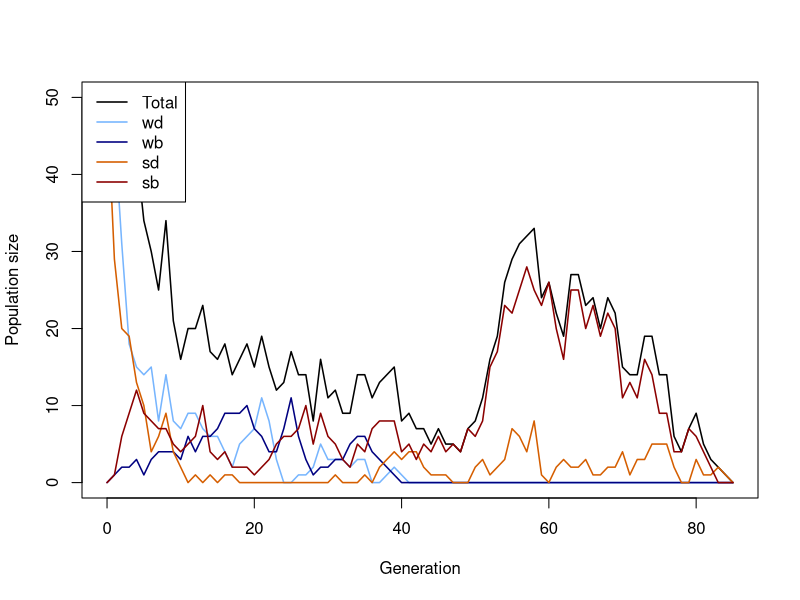
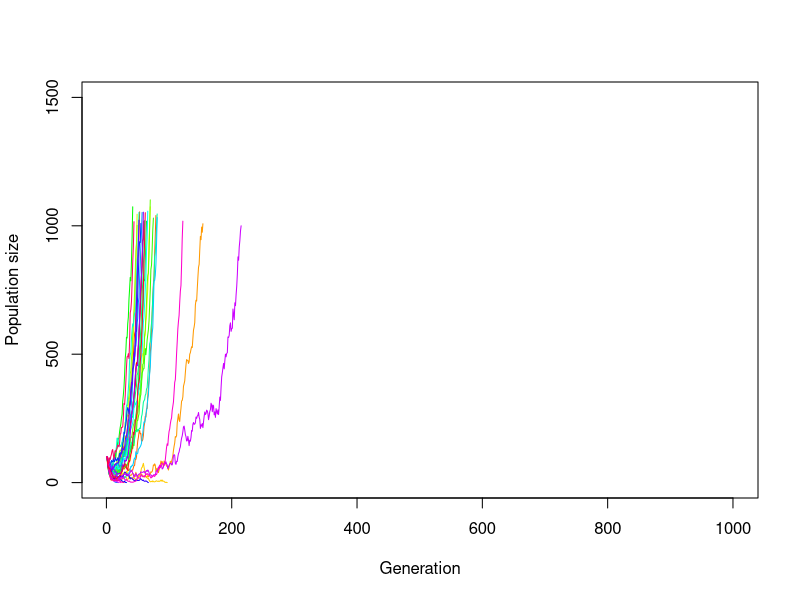
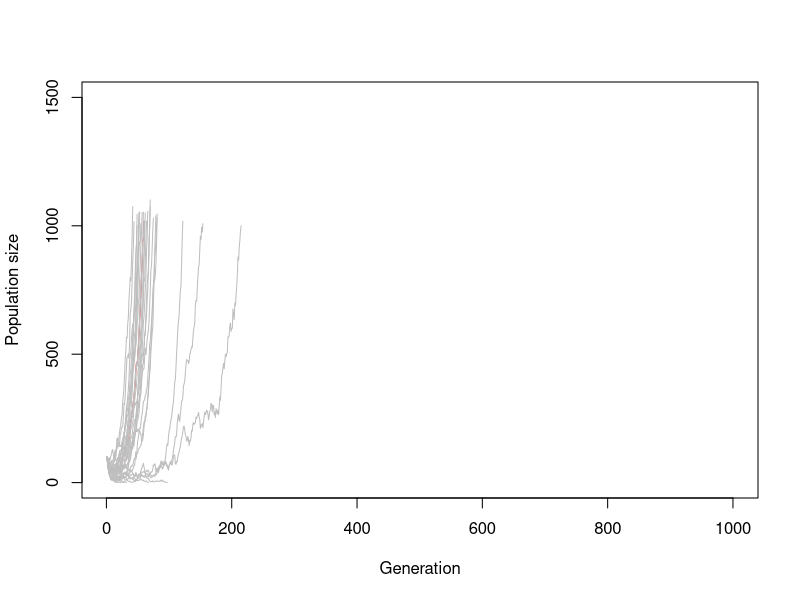
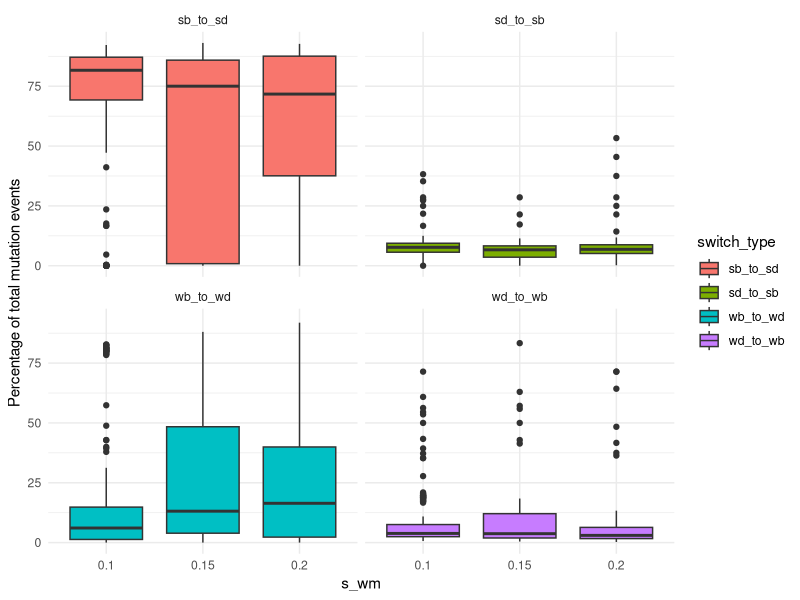
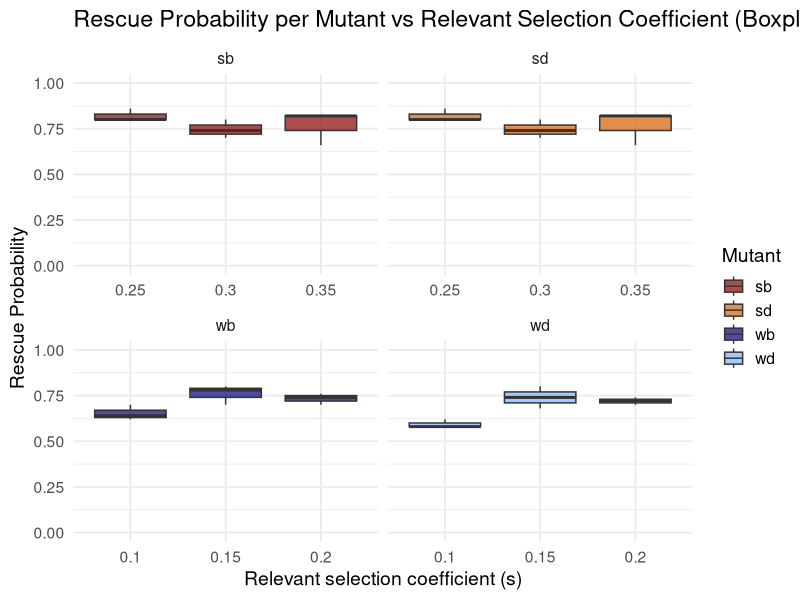
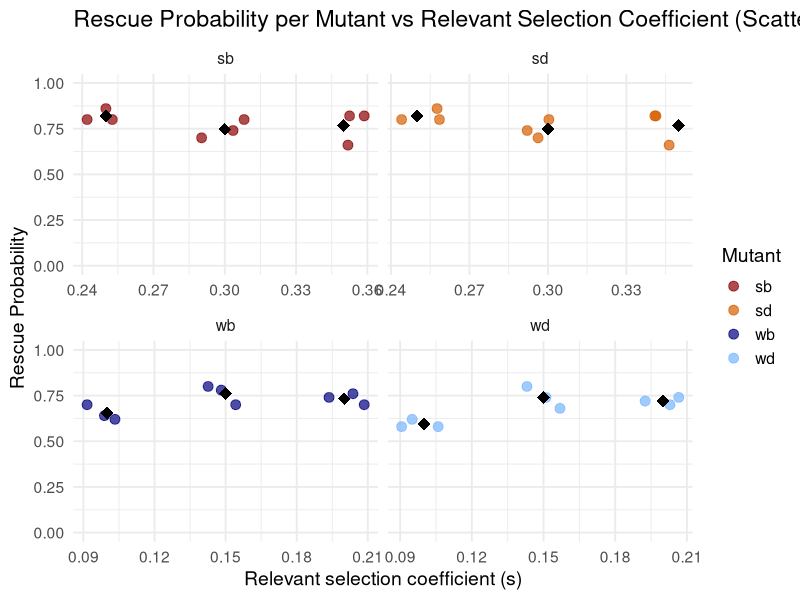
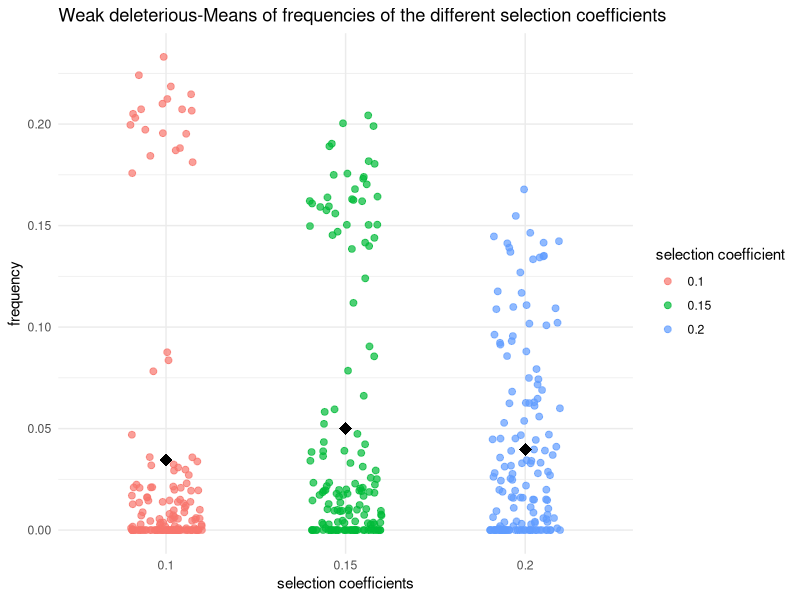
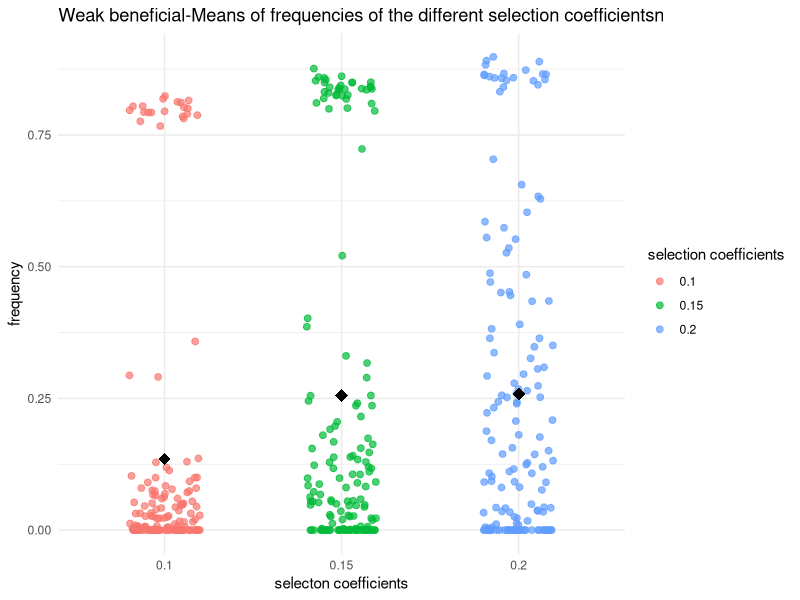

Generate these figures, in order, with R:
## ---- chunk 1
# Function for simulating one Generation in the Population
# adding the population sizes, decay rates, seleection coefficients and mutation rates
simulate_one_gen <- function(N_wd, N_wb, N_sd, N_sb, decay_rate_wm, decay_rate_sm, s_wm, s_sm, m_rate_wm, m_rate_sm) {
  
  # draw Offspring according to Poisson Distribution
  # altered so all four different mutations are considered 
  # for deleterious mutations the s is calculated minus (negative effect) and for the beneficial muation the s is added (positive effect)
  
  offsp_wd <- rpois(1, N_wd * (1-decay_rate_wm-s_wm))
  offsp_wb <- rpois(1, N_wb * (1-decay_rate_wm+s_wm))
  offsp_sd <- rpois(1, N_sd * (1-decay_rate_sm-s_sm))
  offsp_sb <- rpois(1, N_sb * (1-decay_rate_sm+s_sm))
  
  # draw changing Mutants according to Poisson Distribution
  # alterations considering the for different mutations 
  
  mut_wd_to_wb <- rpois(1, offsp_wd * m_rate_wm)
  mut_sd_to_sb <- rpois(1, offsp_sd * m_rate_sm)
  mut_wb_to_wd <- rpois(1, offsp_wb * m_rate_wm)
  mut_sb_to_sd <- rpois(1, offsp_sb * m_rate_sm)
  
  # determine new Population Sizes of all four Mutants (2 versions of weak Mutations   and 2   versions of strong Mutations)
  # to account for back mutations as well (beneficial to deleterious), mutations rates for these cases are added (mut_b_to_d)
  
  N_wd_new <- max(offsp_wd - mut_wd_to_wb+ mut_wb_to_wd,0)
  N_wb_new <- max(offsp_wb - mut_wb_to_wd+ mut_wd_to_wb,0)
  N_sd_new <- max(offsp_sd - mut_sd_to_sb+ mut_sb_to_sd,0)
  N_sb_new <- max(offsp_sb - mut_sb_to_sd+ mut_sd_to_sb,0)
  
  # with the return function, the new values for population sizes are stored
  
   # Return new population sizes and mutation changes
  return(list(
    N_wd_new = N_wd_new,
    N_wb_new = N_wb_new,
    N_sd_new = N_sd_new,
    N_sb_new = N_sb_new,
    mut_wb_to_wd = mut_wb_to_wd,
    mut_wd_to_wb = mut_wd_to_wb,
    mut_sb_to_sd = mut_sb_to_sd,
    mut_sd_to_sb = mut_sd_to_sb
  ))
}
  # with print we visualize the numbers we get for the population sizes and mutation changes, we simulate the population by setting our parameters to certain values 


print(simulate_one_gen(N_wd=50, N_wb=0, N_sd=50, N_sb=0, decay_rate_wm=0.025, decay_rate_sm=0.05, s_wm=0.1, s_sm=0.2, m_rate_wm=0.05, m_rate_sm=0.07))
## ---- chunk 2
# Simulation runs until the 100th Generation

max_gen=1000

#With this function we simulate over generations, we put initial population sizes of the four mutations, with the parameter max_gen we determine that our simulation maximally runs until the 100th geneeration

simulate_pop <- function(init_wd, init_wb,  init_sd, init_sb, decay_rate_wm, decay_rate_sm, s_wm, s_sm, m_rate_wm, m_rate_sm, max_gen) {
  
  # Create the Vector in which to save the Results
  pop_vector <- c(init_wd,init_wb, init_sd, init_sb)
  
  # initiate the variables
  pop_new <- c(init_wd, init_wb, init_sd, init_sb)
  
  # defining counters for mutation changes
  count_wb_to_wd <- 0
  count_wd_to_wb <- 0
  count_sb_to_sd <- 0
  count_sd_to_sb <- 0
  total_mut_events <- 0
  
  # run the Simulation until Generation max_gen
  for (i in 1:(max_gen + 1)) {
    
    # redefine the current Population one Generation later
    results <- simulate_one_gen(pop_new[1],pop_new[2],pop_new[3],pop_new[4], decay_rate_wm, decay_rate_sm, s_wm, s_sm, m_rate_wm, m_rate_sm)
    
    # add the new Population Sizes to the Output Vector
    pop_new <- c(results$N_wd_new, results$N_wb_new, results$N_sd_new, results$N_sb_new)
    pop_vector <- rbind(pop_vector,pop_new)
    
     # count for tracking Mutations
    count_wb_to_wd <- count_wb_to_wd + results$mut_wb_to_wd
    count_wd_to_wb <- count_wd_to_wb + results$mut_wd_to_wb
    count_sb_to_sd <- count_sb_to_sd + results$mut_sb_to_sd
    count_sd_to_sb <- count_sd_to_sb + results$mut_sd_to_sb
    total_mut_events <- total_mut_events + results$mut_wb_to_wd + results$mut_wd_to_wb +
      results$mut_sb_to_sd + results$mut_sd_to_sb
      
    # Condition to stop the Simulation before max_gen: either the Population exceeds 10 Times the Original Population Size, or it goes extinct
    
    if ((sum(pop_new) >= 10 * sum(c(init_wd, init_wb, init_sd, init_sb))) || sum(pop_new) == 0)
      break

}
    # calculating Mutation Frequencies percent
    if (total_mut_events > 0) {
    freq_wb_to_wd <- 100 * count_wb_to_wd / total_mut_events
    freq_wd_to_wb <- 100 * count_wd_to_wb / total_mut_events
    freq_sb_to_sd <- 100 * count_sb_to_sd / total_mut_events
    freq_sd_to_sb <- 100 * count_sd_to_sb / total_mut_events
  } else {
    freq_wb_to_wd <- freq_wd_to_wb <- freq_sb_to_sd <- freq_sd_to_sb <- 0
  }  
  # Define the Row and Column Names of the Output Vector
  rownames(pop_vector) <- (0:max_gen)[1:length(pop_vector[,1])] 
  
  # the colom-names in our vectors are according to our mutations (wd, wb, sd, sb)
  
  colnames(pop_vector) <- c("wd","wb", "sd", "sb")
  
    
  
  # Return mutation results
  return(list(
    population = pop_vector,
    switch_stats = data.frame(
      wb_to_wd = freq_wb_to_wd,
      wd_to_wb = freq_wd_to_wb,
      sb_to_sd = freq_sb_to_sd,
      sd_to_sb = freq_sd_to_sb
    )
  ))
}
  



# Test the Function and plot the Result

max_gen <- 100

# Simulation Data with certain values determined

output <- simulate_pop(init_wd=50, init_wb=0,  init_sd=50, init_sb=0, decay_rate_wm=0.06, decay_rate_sm=0.12, s_wm=0.1, s_sm=0.2, m_rate_wm=0.05, m_rate_sm=0.07,max_gen)

# show the last few Lines of the Data Table

print(tail(output))

# extracting Population-Matrix 
pop_matrix <- output$population

# assign frequencies of mutation changes
switch_stats <- output$switch_stats


# determine x Axis Range 
x_range <- 0:(nrow(pop_matrix)-1)

# plot the Output
# this plots the total Population Size-black line visible in the plot
plot(x_range, pop_matrix[,1] + pop_matrix[,2] + pop_matrix[,3] + pop_matrix[,4],
     type='l', ylim=c(0,max(pop_matrix)), xlab="Generation", ylab="Population size",
     col="black", lwd=1.5)

# adding each mutant
lines(x_range, pop_matrix[,1], col="#77b5fe", lwd=1.5) # wd
lines(x_range, pop_matrix[,2], col="navyblue", lwd=1.5) # wb
lines(x_range, pop_matrix[,3], col="#D55E00", lwd=1.5) # sd
lines(x_range, pop_matrix[,4], col="darkred", lwd=1.5) # sb

# Legend
legend("topleft",
       legend=c("Total","wd","wb","sd","sb"),
       col=c("black","#77b5fe","navyblue","#D55E00","darkred"),
       lty=1, lwd=1.5)

# output of mutation changes in per cent
print(switch_stats)

## ---- chunk 3
# code for plotting the result of different populations in one plot
init_wd <- 50
init_wb <- 0
init_sd <- 50
init_sb <- 0
m_rate_wm <- 0.05 
m_rate_sm <- 0.07
decay_rate_wm <- 0.025
decay_rate_sm <- 0.05
s_wm <- 0.1
s_sm <- 0.2
max_gen <- 1000
replicates <- 30


# defining Data Frame to save one Row (Population Size for multiple Generations until max_gen) after one Loop
temp_output <- data.frame(array(NA, dim = c(0,max_gen)))
# defining Data Frame to save all Results from Loop
final_output <- data.frame(array(NA, dim = c(replicates,max_gen)))
# defining a Set of colors in order to color each Line differently
lines_colors <- rainbow(replicates)

# simulating a population multiple times
for (i in 1:replicates) {
  temp_output <- simulate_pop(
    init_wd, init_wb, init_sd, init_sb,
    decay_rate_wm, decay_rate_sm,
    s_wm, s_sm,
    m_rate_wm, m_rate_sm,
    max_gen = max_gen)
  # extract Pop Matrix
  pop_matrix <- temp_output$population
  
  # calculate Row Sums
  temp_output <- rowSums(pop_matrix[, c("wd", "wb", "sd", "sb")])
  # adding to Result Table
  final_output[i, 1:length(temp_output)]<-temp_output
}

# defining end_gen which is as long as the last Generation where the pop size is an actual Number and not NA yet
end_gen<-tail(which(!is.na(final_output[1,])), 1)
# Plot first Line / first Population
plot(x=1:max_gen,y=final_output[1,1:max_gen],type='l',ylim=c(0,max(1500, na.rm = TRUE)),xlab =  "Generation",ylab = "Population size", col = lines_colors[1])
# Loop for plotting each Row of Data Table / Population as a Line in the Plot
for (i in 1:replicates) {
  
  end_gen<-tail(which(!is.na(final_output[i,])), 1)
  # each line gets assigned to a Color of lines_colors
  lines(x=1:max_gen,y=final_output[i,1:max_gen], col=lines_colors[i])
  
  
}

# same plot only that all lines of populations that go extinct, are colored grey
# defining end_gen which is as long as the last Generation where the pop size is an actual Number and not NA yet
end_gen<-tail(which(!is.na(final_output[1,])), 1)
# Plot one Line / one Population
plot(x=1:max_gen,y=final_output[1,1:max_gen],type='l',ylim=c(0,max(1500, na.rm = TRUE)),xlab =  "Generation",ylab = "Population size", col = lines_colors[1])
# Loop for plotting each Row of Data Table / Population as a Line in the Plot
for (i in 1:replicates) {
  
  end_gen<-tail(which(!is.na(final_output[i,])), 1)
  # if the length of end_gen is shorter than max_gen,then the Line will be colored grey
  if (end_gen < max_gen){
    line_col <- "grey"
    # otherwise the line is colored randomly with another color
  } else {
    line_col <- lines_colors[i]
  }
  lines(x=1:max_gen,y=final_output[i,1:max_gen], col=line_col)
  
  
}

## ---- chunk 4
# set some Parameters to fixed Values

init_wd <- 50
init_wb <- 0
init_sd <- 50
init_sb <- 0
m_rate_wm <- 0.05
m_rate_sm <- 0.07
decay_rate_wm <- 0.025
decay_rate_sm <- 0.05
s_wm <- 0.1
s_sm <- 0.2
max_gen <- 1000
# determine how often to run the Simulation for each set of Parameters
no_replicates <- 50


# set Parameters to vary
s_values_wm <- c(0.10,0.15,0.2)
s_values_sm <- c(0.25,0.30,0.35)
#Commented to vary always only one variable
#m_values_wm <- c(0.001,0.01,0.05)
#m_values_sm <- c(0.05,0.1,0.15)


# initialize Data Table - where to collect the Results
data_table <- c()
data_table_wd<- c()
data_table_wb<- c()
data_table_sd<- c()
data_table_sb<- c()
# empty list to save rescue results
rescue_results <- data.frame(
  s_wm = numeric(),
  s_sm = numeric(),
  replicate = integer(),
  rescued = integer()
)

# preparing list to save mutation changes (in per cent) for all replicates - only if they exist
switch_stats_all <- data.frame(
  s_wm = numeric(),
  s_sm = numeric(),
  replicate = integer(),
  wb_to_wd = numeric(),
  wd_to_wb = numeric(),
  sb_to_sd = numeric(),
  sd_to_sb = numeric()
)

library(dplyr)
library(ggplot2)
library(tidyr)

# define total runs and rescue count
total_runs<-0
rescue_count<-0
# run the Simulation across all chosen parameters
# loop over mutation rates
#for(mval_wm in m_values_wm){
 # for(mval_sm in m_values_sm){
    # loop over Selection strength
    for(sval_wm in s_values_wm){
      for(sval_sm in s_values_sm){
        # different Way of running many Simulations: make Replicates using "repeat" Function         with a counter i
        # reset Counter
        i<-1
        
        repeat {
          # increase Counter by one
          i<-i+1
          # defining total runs
          total_runs <- total_runs + 1
          # run the Simulation once
          one_run <- simulate_pop(init_wd, init_wb, init_sd, init_sb,
                                  decay_rate_wm, decay_rate_sm,
                                  sval_wm, sval_sm, m_rate_wm,m_rate_sm, max_gen)
          
          # determine total Population Sizes
         pop_matrix <- one_run$population


         total_size <- rowSums(pop_matrix)
          
  # defining popuation matrix
  pop_matrix <- one_run$population
  # calculating total size (1 row is equal to total pop size, meaning adding up all columns)
  total_size <- rowSums(pop_matrix)
# saving mutation changes  
 if (!is.null(one_run$switch_stats) && nrow(one_run$switch_stats) > 0) {
  switch_stats <- one_run$switch_stats
  switch_stats_all <- rbind(
    switch_stats_all,
    data.frame(
      s_wm = sval_wm,
      s_sm = sval_sm,
      replicate = i-1,
      wb_to_wd = switch_stats$wb_to_wd,
      wd_to_wb = switch_stats$wd_to_wb,
      sb_to_sd = switch_stats$sb_to_sd,
      sd_to_sb = switch_stats$sd_to_sb
    )
  )
}
          
          
          # determine final Population Size for each Mutant
          N_end_wd <- pop_matrix[nrow(pop_matrix), "wd"]
          N_end_wb <- pop_matrix[nrow(pop_matrix), "wb"]
          N_end_sd <- pop_matrix[nrow(pop_matrix), "sd"]
          N_end_sb <- pop_matrix[nrow(pop_matrix), "sb"]
        
          total_end <- N_end_wd + N_end_wb + N_end_sd + N_end_sb
          # introduce rescue count
         rescued_wd <- ifelse(N_end_wd > 0, 1, 0)
         rescued_wb <- ifelse(N_end_wb > 0, 1, 0)
         rescued_sd <- ifelse(N_end_sd > 0, 1, 0)
         rescued_sb <- ifelse(N_end_sb > 0, 1, 0)

         
          # save rescue outcome (rescue or extinction)
          rescue_results <- rbind(rescue_results,
            data.frame(
              s_wm = sval_wm,
              s_sm = sval_sm,
              replicate = i - 1,
              rescued_wd = rescued_wd,
              rescued_wb = rescued_wb,
              rescued_sd = rescued_sd,
              rescued_sb = rescued_sb
  )
)

          # determine Frequencies of each mutant in the final Population
          freq_wd <- ifelse(total_end > 0, N_end_wd / total_end, 0)
          freq_wb <- ifelse(total_end > 0, N_end_wb / total_end, 0)
          freq_sd <- ifelse(total_end > 0, N_end_sd / total_end, 0)
          freq_sb <- ifelse(total_end > 0, N_end_sb / total_end, 0)
          
          
          
          data_table_wd<- rbind(data_table_wd, c(sval_wm,freq_wd))
          data_table_wb<- rbind(data_table_wb, c(sval_wm, freq_wb))
          data_table_sd<- rbind(data_table_sd,c(sval_sm, freq_sd))
          data_table_sb<-rbind(data_table_sb, c (sval_sm,freq_sb))
          # enter the Data into the Table
          data_table <- rbind(data_table,c(m_rate_wm = 0.001,m_rate_sm = 0.005,sval_wm,sval_sm,N_end_wd,N_end_wb, N_end_sd, N_end_sb,freq_wd, freq_wb, freq_sd,freq_sb)) # note that we add the varying Parameters (Mutation Rate and Selection Strength for each Version of weak and strong Mutation) to the Table too
          # stop the repeated Computation after no_replicates times
          
          
          if(i>no_replicates) break
          
        }
      }
    }
  #}
#}

# Population over generations
print(one_run$population)
# Mutation changes in percent
print(switch_stats_all)



# Make sure data is a proper data frame
data_table_wd <- as.data.frame(data_table_wd)

# If the column names are missing or wrong, set them
colnames(data_table_wd) <- c("V1", "V2")

# Add an Index Column for plotting along x-axis
data_table_wd$Index <- 1:nrow(data_table_wd)

# plotting Mutation Changes with different s values
switch_long <- switch_stats_all %>%
  pivot_longer(cols = c(wb_to_wd, wd_to_wb, sb_to_sd, sd_to_sb),
               names_to = "switch_type",
               values_to = "percent")

ggplot(switch_long, aes(x = factor(s_wm), y = percent, fill = switch_type)) +
  geom_boxplot() +
  facet_wrap(~ switch_type) +
  labs(x = "s_wm", y = "Percentage of total mutation events") +
  theme_minimal()

# calculate Rescue Probability per Parameter Combination

rescue_summary <- rescue_results %>%
  group_by(s_wm, s_sm) %>%
  summarise(
    rescue_prob_wd = mean(rescued_wd),
    rescue_prob_wb = mean(rescued_wb),
    rescue_prob_sd = mean(rescued_sd),
    rescue_prob_sb = mean(rescued_sb),
    .groups = "drop"
  )

print(rescue_summary)


# Prepare rescue data
rescue_long <- rescue_summary %>%
  pivot_longer(
    cols = starts_with("rescue_prob_"),
    names_to = "mutant",
    values_to = "rescue_prob"
  ) %>%
  mutate(
    mutant = gsub("rescue_prob_", "", mutant),
    s_value = case_when(
      mutant %in% c("wd", "wb") ~ s_wm,
      mutant %in% c("sd", "sb") ~ s_sm
    )
  )

# Plotting Rescue Probability with different s values
library(ggplot2)

ggplot(rescue_long, aes(x = factor(s_value), y = rescue_prob, fill = mutant)) +
  geom_boxplot(alpha = 0.7) +
  scale_y_continuous(limits = c(0, 1)) +
  scale_fill_manual(values = c(
    "wd" = "#77b5fe", 
    "wb" = "navyblue", 
    "sd" = "#D55E00", 
    "sb" = "darkred"
  )) +
  facet_wrap(~ mutant, scales = "free_x") +
  labs(
    title = "Rescue Probability per Mutant vs Relevant Selection Coefficient (Boxplot)",
    x = "Relevant selection coefficient (s)",
    y = "Rescue Probability",
    fill = "Mutant"
  ) +
  theme_minimal(base_size = 14)

ggplot(rescue_long, aes(x = s_value, y = rescue_prob, color = mutant)) +
  geom_jitter(width = 0.01, height = 0, size = 3, alpha = 0.7) +
  stat_summary(fun = mean, geom = "point", shape = 18, size = 4, color = "black") +
  scale_y_continuous(limits = c(0, 1)) +
  scale_color_manual(values = c(
    "wd" = "#77b5fe", 
    "wb" = "navyblue", 
    "sd" = "#D55E00", 
    "sb" = "darkred"
  )) +
  facet_wrap(~ mutant, scales = "free_x") +
  labs(
    title = "Rescue Probability per Mutant vs Relevant Selection Coefficient (Scatterplot)",
    x = "Relevant selection coefficient (s)",
    y = "Rescue Probability",
    color = "Mutant"
  ) +
  theme_minimal(base_size = 14)














# plotting wd with different s values
  # making sure that its a data frame
data_table_wd <- as.data.frame(data_table_wd)
colnames(data_table_wd) <- c("V1", "V2")


  # Scatterplot of wd with jitter and mean 
library(ggplot2)
ggplot(data_table_wd, aes(x = factor(V1), y = V2, color = factor(V1))) +
  geom_jitter(width = 0.2, height = 0, size = 2, alpha = 0.7) +
  stat_summary(fun = mean, geom = "point", shape = 18, size = 4, color = "black") +
  labs(
    x = "selection coefficients",
    y = "frequency",
    color = "selection coefficient",
    title = "Weak deleterious-Means of frequencies of the different selection coefficients"
  ) +
  theme_minimal()

# plotting wb with different s values
  # making sure that its a data frame
data_table_wb <- as.data.frame(data_table_wb)
colnames(data_table_sb) <- c("V1", "V2")

# Scatterplot of wb with jitter and mean
ggplot(data_table_wb, aes(x = factor(V1), y = V2, color = factor(V1))) +
  geom_jitter(width = 0.2, height = 0, size = 2, alpha = 0.7) +
  stat_summary(fun = mean, geom = "point", shape = 18, size = 4, color = "black") +
  labs(
    x = "selecton coefficients",
    y = "frequency",
    color = "selection coefficients",
    title = "Weak beneficial-Means of frequencies of the different selection coefficientsn"
  ) +
  theme_minimal()

# plotting sd with different s values
  # making sure that its a data frame
data_table_sd <- as.data.frame(data_table_sd)

colnames(data_table_sd) <- c("V1", "V2")

  # Scatterplot of sd with jitter and mean
ggplot(data_table_sd, aes(x = factor(V1), y = V2, color = factor(V1))) +
  geom_jitter(width = 0.2, height = 0, size = 2, alpha = 0.7) +
  stat_summary(fun = mean, geom = "point", shape = 18, size = 4, color = "black") +
  labs(
    x = "selection coefficients ",
    y = "frequency",
    color = "selection coefficients",
    title = "Strong deletrious-Means of frequencies of the different selection coefficients"
  ) +
  theme_minimal()

# plotting sb with different s values
  # making sure that its a data frame
data_table_sb <- as.data.frame(data_table_sb)
colnames(data_table_sb) <- c("V1", "V2")

  # Scatterplot of sb with jitter and mean 
ggplot(data_table_sb, aes(x = factor(V1), y = V2, color = factor(V1))) +
  geom_jitter(width = 0.2, height = 0, size = 2, alpha = 0.7) +
  stat_summary(fun = mean, geom = "point", shape = 18, size = 4, color = "black") +
  labs(
    x = "selection coefficients",
    y = "frequency",
    color = "selection coefficients",
    title = "Strong beneficial-Means of frequencies of the different selection coefficients"
  ) +
  theme_minimal()


# mean Frequencies of each mutant
mean_freq_wd <- mean(freq_wd)*100
mean_freq_wb <- mean(freq_wb)*100
mean_freq_sd <- mean(freq_sd)*100
mean_freq_sb <- mean(freq_sb)*100

print(paste("Mean frequency of wd =", mean_freq_wd) )
print(paste("Mean frequency of wb =", mean_freq_wb) )
print(paste("Mean frequency of sd =", mean_freq_sd) )
print(paste("Mean frequency of sb =", mean_freq_sb) )

# define Column Names of Data Table
colnames(data_table) <- c("m_rate_wm","m_rate_sm","s_wm","s_sm","N_end_wd", "N_end_wb", "N_end_sd", "N_end_sb","freq_wd", "freq_wb", "freq_sd","freq_sb")
# show the first and last Lines of the Output
print(head(data_table))
print(tail(data_table))
## ---- chunk 5

#initial parameters set to certain values 
init_wd <- 50
init_wb <- 0
init_sd <- 50
init_sb <- 0

decay_rate_wm <- 0.025
decay_rate_sm <- 0.05
s_wm <- 0.1
s_sm <- 0.2

max_gen <- 1000
no_replicates <- 50

#selection coefficients s and mutation rates m, varied (3 different values for both the weak and the strong strain)
s_values_wm <- c(0.10, 0.15, 0.20)
s_values_sm <- c(0.25, 0.30, 0.35)
m_values_wm <- c(4e-5, 5e-4, 6e-3)
m_values_sm <- c(7e-5, 8e-4, 9e-3)


#prepare empty data-tables to store results (one for each of the four mutations)
data_table <- c()
data_table_wd <- c()
data_table_wb <- c()
data_table_sd <- c()
data_table_sb <- c()

#----strong mutation----

#set up data frame to store the rescue results for the strong mutation, include selection coefficients and mutation rates of the strong mutation which should be stored as numeric values and the number of rescues for the strong beneficial and strong deleterious mutations (as whole numbers)

rescue_results_strong <- data.frame(
  s_sm = numeric(),
  m_sm = numeric(),
  replicate = integer(),
  rescued_strong = integer()
)

for (mval in m_values_sm) {
  for (sval in s_values_sm) {
    for (rep in 1:no_replicates) {
      
      one_run <- simulate_pop(
        init_wd, init_wb, init_sd, init_sb,
        decay_rate_wm, decay_rate_sm,
        s_wm, sval, m_rate_wm, mval, max_gen
      )
      
      pop <- one_run$population
      N_sd = tail(pop[, "sd"], 1)
      N_sb = tail(pop[, "sb"], 1)
      
      strong_alive = as.integer((N_sd + N_sb) > 0)
      
      rescue_results_strong <- rbind(
        rescue_results_strong,
        data.frame(
          s_sm = sval,
          m_sm = mval,
          replicate = rep,
          rescued_strong = strong_alive
        )
      )
    }
  }
}

rescue_summary_strong <- rescue_results_strong %>%
  group_by(s_sm, m_sm) %>%
  summarise(rescue_prob_strong = mean(rescued_strong), .groups = "drop")



rescue_results_weak <- data.frame(
  s_wm = numeric(),
  m_wm = numeric(),
  replicate = integer(),
  rescued_weak = integer()
)

for (mval in m_values_wm) {
  for (sval in s_values_wm) {
    for (rep in 1:no_replicates) {
      
      one_run <- simulate_pop(
        init_wd, init_wb, init_sd, init_sb,
        decay_rate_wm, decay_rate_sm,
        sval, s_sm, mval, m_rate_sm, max_gen
      )
      
      pop <- one_run$population
      N_wd = tail(pop[, "wd"], 1)
      N_wb = tail(pop[, "wb"], 1)
      
      weak_alive = as.integer((N_wd + N_wb) > 0)
      
      rescue_results_weak <- rbind(
        rescue_results_weak,
        data.frame(
          s_wm = sval,
          m_wm = mval,
          replicate = rep,
          rescued_weak = weak_alive
        )
      )
    }
  }
}

rescue_summary_weak <- rescue_results_weak %>%
  group_by(s_wm, m_wm) %>%
  summarise(rescue_prob_weak = mean(rescued_weak), .groups = "drop")


ggplot(rescue_summary_strong,
       aes(x = factor(s_sm), y = factor(m_sm), fill = rescue_prob_strong)) +
  geom_tile() +
  scale_fill_gradient(low = "blue", high = "red") +
  labs(title = "Rescue Probability — Strong Strain",
       x = "Strong selection coefficient",
       y = "Strong mutation rate")


ggplot(rescue_summary_weak,
       aes(x = factor(s_wm), y = factor(m_wm), fill = rescue_prob_weak)) +
  geom_tile() +
  scale_fill_gradient(low = "blue", high = "red") +
  labs(title = "Rescue Probability — Weak Strain",
       x = "Weak selection coefficient",
       y = "Weak mutation rate")


competition_results <- data.frame(outcome = character())

for (rep in 1:no_replicates) {
  
  one_run <- simulate_pop(
    init_wd, init_wb, init_sd, init_sb,
    decay_rate_wm, decay_rate_sm,
    s_wm, s_sm, m_rate_wm, m_rate_sm, max_gen
  )
  
  pop <- one_run$population
  
  weak_alive   <- (tail(pop[, "wd"], 1) + tail(pop[, "wb"], 1)) > 0
  strong_alive <- (tail(pop[, "sd"], 1) + tail(pop[, "sb"], 1)) > 0
  
  outcome <-
    if (weak_alive & !strong_alive) "Weak wins" else
      if (strong_alive & !weak_alive) "Strong wins" else
        "Total extinction"
  
  competition_results <- rbind(
    competition_results,
    data.frame(outcome = outcome)
  )
}
ggplot(competition_results, aes(x = outcome)) +
  geom_bar(fill = "steelblue") +
  labs(title = "Competition Outcomes",
       y = "Count", x = "")
